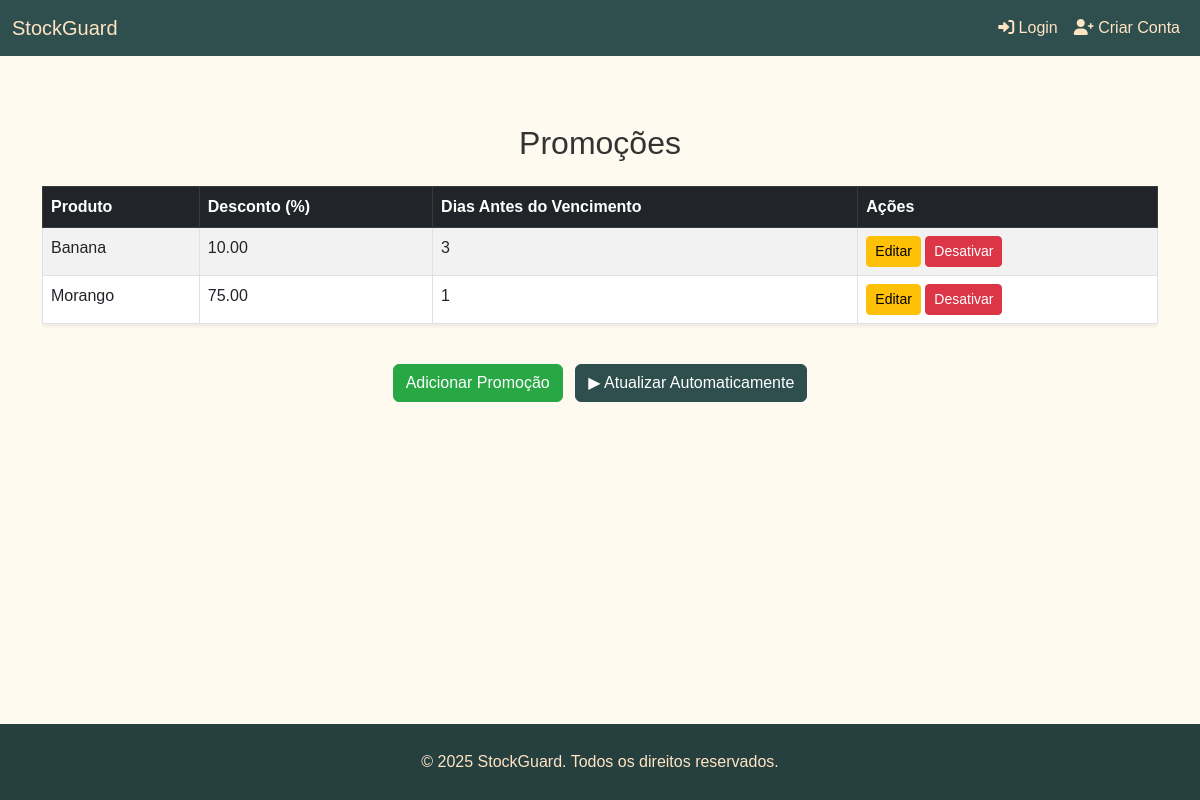
Before: /promocoes/ with the older database file.
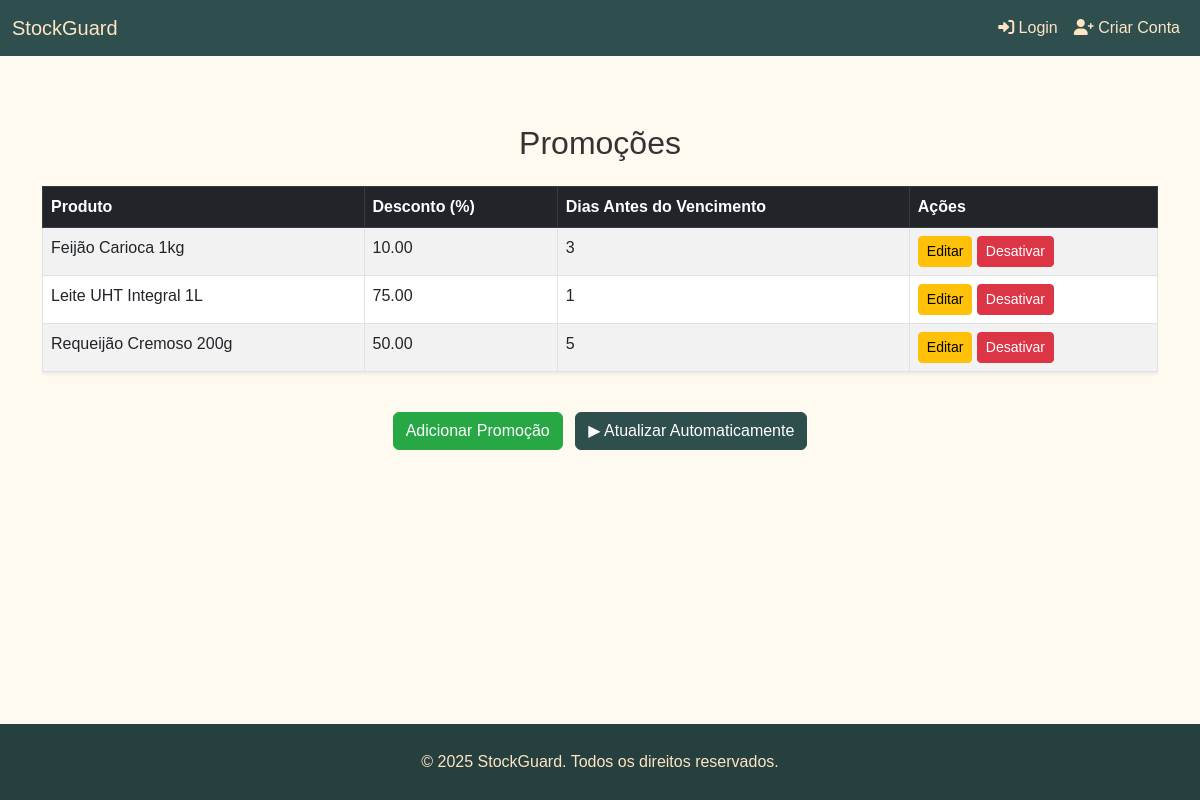
After: the same page with the newer database file.
### promocoes/models.py (models this page shows, shortened)
class RegraDesconto(models.Model):
    produto = models.ForeignKey(Produto, on_delete=models.CASCADE)
    porcentagem_desconto = models.DecimalField(max_digits=5, decimal_places=2)
    dias_antes_vencimento = models.IntegerField()  # Dias antes do vencimento para aplicar o desconto
    ativo = models.BooleanField(default=True)

### estoque/models.py (models this page shows, shortened)
class Produto(models.Model):
    nome = models.CharField(max_length=100)
    categoria = models.CharField(max_length=50)
    validade = models.DateField()
    quantidade = models.IntegerField()
    fornecedor = models.CharField(max_length=100)
    preco_unitario = models.DecimalField(max_digits=10, decimal_places=2, default=0.0)

### promocoes/views.py (the view)
# urls.py: path('', views.lista_promocoes, name='lista_promocoes'),
def lista_promocoes(request):
    promocoes = RegraDesconto.objects.filter(ativo=True)
    return render(request, 'promocoes/lista_promocoes.html', {'promocoes': promocoes})

### templates/promocoes/lista_promocoes.html
{% extends 'base.html' %}
{% block content %}
<div class="container mt-5">
    <h2 class="text-center mb-4">Promoções</h2>
    <div class="table-responsive">
        <table class="table table-hover table-bordered shadow-sm table-striped">
            <thead class="table-dark">
                <tr>
                    <th>Produto</th>
                    <th>Desconto (%)</th>
                    <th>Dias Antes do Vencimento</th>
                    <th>Ações</th>
                </tr>
            </thead>
            <tbody>
                {% for promocao in promocoes %}
                <tr>
                    <td>{{ promocao.produto.nome }}</td>
                    <td>{{ promocao.porcentagem_desconto }}</td>
                    <td>{{ promocao.dias_antes_vencimento }}</td>
                    <td>
                        <a href="{% url 'editar_promocao' promocao.id %}" class="btn btn-sm btn-warning">Editar</a>
                        <a href="{% url 'excluir_promocao' promocao.id %}" class="btn btn-sm btn-danger">Desativar</a>
                    </td>
                </tr>
                {% endfor %}
            </tbody>
        </table>
    </div>
    <div class="text-center mt-4">
        <a href="{% url 'adicionar_promocao' %}" class="btn btn-success">Adicionar Promoção</a>
        <a href="{% url 'atualizar_promocoes' %}" class="btn btn-primary ms-2">
            ▶ Atualizar Automaticamente
        </a>
    </div>
</div>
{% endblock %}

Changed rows visible on the page:
changed through a linked row, RegraDesconto: produto.nome "Banana" → "Feijão Carioca 1kg"
changed through a linked row, RegraDesconto: produto.nome "Morango" → "Leite UHT Integral 1L"
added RegraDesconto: produto.nome "Requeijão Cremoso 200g", porcentagem_desconto "50.00", dias_antes_vencimento "5"
